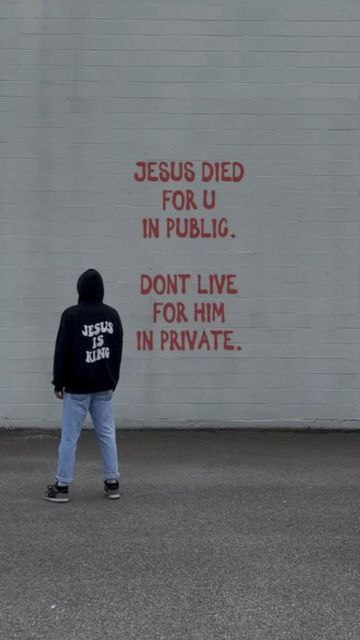
#> input picture input_image.jpg, 360 x 640 px
$ python pixel.py
#> lines starting #> are read from the running program, lines starting #| are printed output that depends on the picture
from PIL import Image
import numpy as np
import os

def encrypt_image(image_path, output_path):
#> called with image_path = 'input_image.jpg', output_path = 'encrypted_image.jpg'
    try:
        img = Image.open(image_path)
#> img is the input picture: PIL image 360x640 RGB; mean R, G, B 109.9, 111.8, 115.7
        pixels = np.array(img)

        encrypted_pixels = pixels.copy()
        encrypted_pixels[:, :, 0], encrypted_pixels[:, :, 2] = pixels[:, :, 2], pixels[:, :, 0]

        encrypted_img = Image.fromarray(encrypted_pixels)
        encrypted_img.save(output_path)
        print(f"Image encrypted and saved to {output_path}")
    except FileNotFoundError:
        print(f"Error: The file '{image_path}' was not found. Please check the file path.")
    except Exception as e:
        print(f"An error occurred: {e}")

def decrypt_image(image_path, output_path):
#> called with image_path = 'encrypted_image.jpg', output_path = 'decrypted_image.jpg'
    try:
        img = Image.open(image_path)
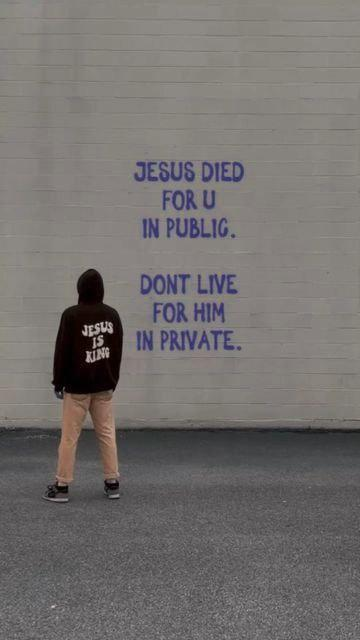
#> img: PIL image 360x640 RGB; mean R, G, B 115.7, 112.1, 110.5
        pixels = np.array(img)

        decrypted_pixels = pixels.copy()
        decrypted_pixels[:, :, 0], decrypted_pixels[:, :, 2] = pixels[:, :, 2], pixels[:, :, 0]

        decrypted_img = Image.fromarray(decrypted_pixels)
        decrypted_img.save(output_path)
        print(f"Image decrypted and saved to {output_path}")
    except FileNotFoundError:
        print(f"Error: The file '{image_path}' was not found. Please check the file path.")
    except Exception as e:
        print(f"An error occurred: {e}")

script_dir = os.path.dirname(os.path.abspath(__file__))
input_image = os.path.join(script_dir, "input_image.jpg")
encrypted_image = os.path.join(script_dir, "encrypted_image.jpg")
decrypted_image = os.path.join(script_dir, "decrypted_image.jpg")

encrypt_image(input_image, encrypted_image)
decrypt_image(encrypted_image, decrypted_image)
